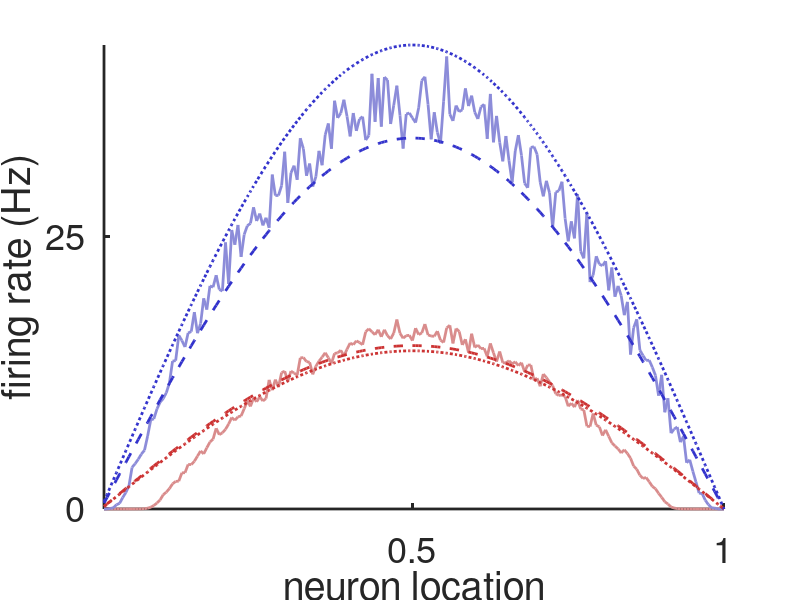
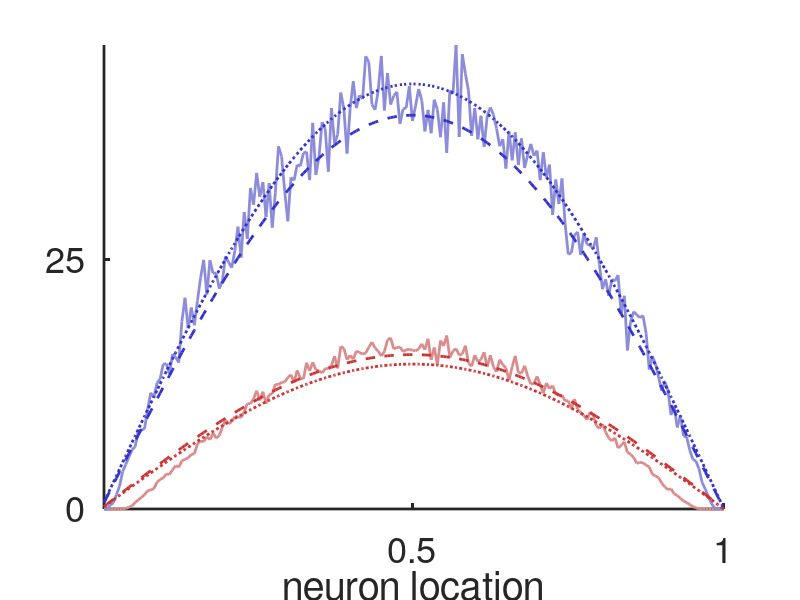
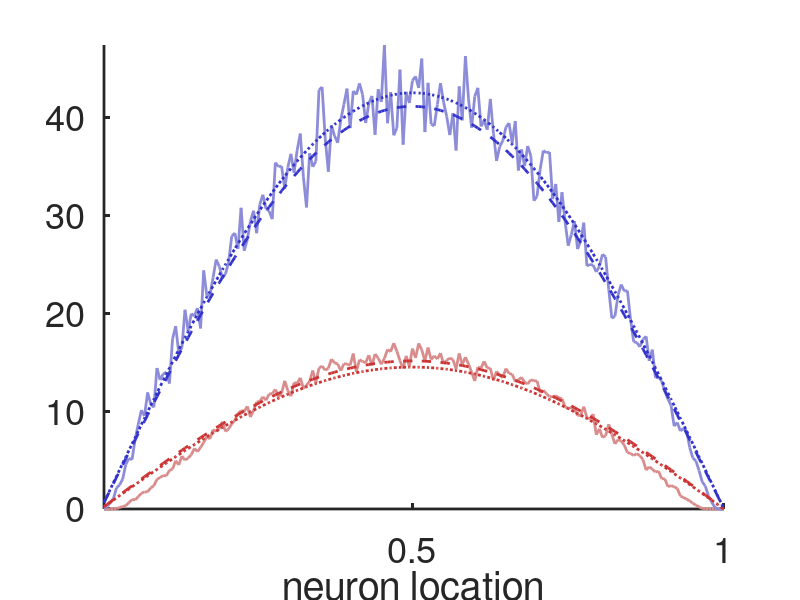
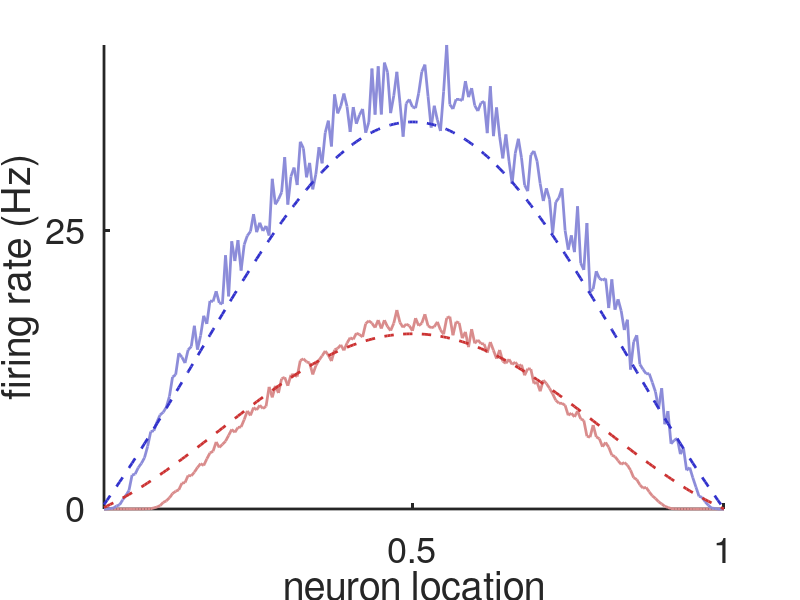

Write MATLAB code to recreate these figures, in order.

clear
close all

% Line width, font size
lw=2;
fs=26;

dosave=0;

if(dosave)
    fprintf('\nAre you sure you want to save figures?\nPress Enter for yes, quit script for no.\n\n')
    pause;
end

% Line colors
Eclr=[.8 .2 .2];
Iclr=[.2 .2 .8];
Eclr1=[.85 .55 .55];
Iclr1=[.55 .55 .85];


load RatesVsX1N1e3nt
figure
plot(xPlots{1},1000*mean(cell2mat(rSimEs')),'Color',Eclr1,'LineWidth',lw)
hold on
plot(xPlots{1},1000*mean(cell2mat(rSimIs')),'Color',Iclr1,'LineWidth',lw)
plot(xPlots{1},1000*mean(cell2mat(rWBalEs')),'--','Color',Eclr,'LineWidth',lw)
plot(xPlots{1},1000*mean(cell2mat(rWBalIs')),'--','Color',Iclr,'LineWidth',lw)
plot(xPlots{1},1000*mean(cell2mat(rBalEs')),':','Color',Eclr,'LineWidth',lw)
plot(xPlots{1},1000*mean(cell2mat(rBalIs')),':','Color',Iclr,'LineWidth',lw)
%legend('es','is''ew','iw','eb','ib')
%title('X1N5e3')
xlabel('neuron location')
ylabel(sprintf('firing rate (Hz)'))
%title('N=1E3')
axis tight
set(gca,'XTick',[0 .5 1])
set(gca,'YTick',[0 25 50])
box off
set(gca,'LineWidth',lw)
set(gca,'FontSize',fs)
temp=get(gcf,'Position');
temp(3:4)=[570 400]*.9;
set(gcf,'Position',temp)

if(dosave)
    saveas(gcf,'RatesVsX1N1e3','epsc')
end

load RatesVsX1N5e3nt
figure
plot(xPlots{1},1000*mean(cell2mat(rSimEs')),'Color',Eclr1,'LineWidth',lw)
hold on
plot(xPlots{1},1000*mean(cell2mat(rSimIs')),'Color',Iclr1,'LineWidth',lw)
plot(xPlots{1},1000*mean(cell2mat(rWBalEs')),'--','Color',Eclr,'LineWidth',lw)
plot(xPlots{1},1000*mean(cell2mat(rWBalIs')),'--','Color',Iclr,'LineWidth',lw)
plot(xPlots{1},1000*mean(cell2mat(rBalEs')),':','Color',Eclr,'LineWidth',lw)
plot(xPlots{1},1000*mean(cell2mat(rBalIs')),':','Color',Iclr,'LineWidth',lw)
%legend('es','is''ew','iw','eb','ib')
%title('X1N5e3')
xlabel('neuron location')
ylabel(sprintf(' '))
axis tight
set(gca,'XTick',[0 .5 1])
set(gca,'YTick',[0 25 50])
box off
set(gca,'LineWidth',lw)
set(gca,'FontSize',fs)
temp=get(gcf,'Position');
temp(3:4)=[570 400]*.9;
set(gcf,'Position',temp)

if(dosave)
    saveas(gcf,'RatesVsX1N5e3','epsc')
end



load RatesVsX1N2e4nt
figure
plot(xPlots{1},1000*mean(cell2mat(rSimEs')),'Color',Eclr1,'LineWidth',lw)
hold on
plot(xPlots{1},1000*mean(cell2mat(rSimIs')),'Color',Iclr1,'LineWidth',lw)
plot(xPlots{1},1000*mean(cell2mat(rWBalEs')),'--','Color',Eclr,'LineWidth',lw)
plot(xPlots{1},1000*mean(cell2mat(rWBalIs')),'--','Color',Iclr,'LineWidth',lw)
plot(xPlots{1},1000*mean(cell2mat(rBalEs')),':','Color',Eclr,'LineWidth',lw)
plot(xPlots{1},1000*mean(cell2mat(rBalIs')),':','Color',Iclr,'LineWidth',lw)
%legend('es','is''ew','iw','eb','ib')
%title('X1N5e3')
xlabel('neuron location')
ylabel(sprintf(' '))
axis tight
set(gca,'XTick',[0 .5 1])
%set(gca,'YTick',[0 25 50])
box off
set(gca,'LineWidth',lw)
set(gca,'FontSize',fs)
temp=get(gcf,'Position');
temp(3:4)=[570 400]*.9;
set(gcf,'Position',temp)

if(dosave)
    saveas(gcf,'RatesVsX1N2e4','epsc')
end



%%%%%

load RatesVsX2N1e3nt
figure
plot(xPlots{1},1000*mean(cell2mat(rSimEs')),'Color',Eclr1,'LineWidth',lw)
hold on
plot(xPlots{1},1000*mean(cell2mat(rSimIs')),'Color',Iclr1,'LineWidth',lw)
plot(xPlots{1},1000*mean(cell2mat(rWBalEs')),'--','Color',Eclr,'LineWidth',lw)
plot(xPlots{1},1000*mean(cell2mat(rWBalIs')),'--','Color',Iclr,'LineWidth',lw)
plot(xPlots{1},1000*mean(cell2mat(rBalEs')),':','Color',Eclr,'LineWidth',lw)
plot(xPlots{1},1000*mean(cell2mat(rBalIs')),':','Color',Iclr,'LineWidth',lw)
%legend('es','is''ew','iw','eb','ib')
%title('X1N5e3')
xlabel('neuron location')
ylabel(sprintf('firing rate (Hz)'))
axis tight
set(gca,'XTick',[0 .5 1])
set(gca,'YTick',[0 25 50])
box off
set(gca,'LineWidth',lw)
set(gca,'FontSize',fs)
temp=get(gcf,'Position');
temp(3:4)=[570 400]*.9;
set(gcf,'Position',temp)

if(dosave)
    saveas(gcf,'RatesVsX2N1e3','epsc')
end


load RatesVsX2N5e3nt
figure
plot(xPlots{1},1000*mean(cell2mat(rSimEs')),'Color',Eclr1,'LineWidth',lw)
hold on
plot(xPlots{1},1000*mean(cell2mat(rSimIs')),'Color',Iclr1,'LineWidth',lw)
plot(xPlots{1},1000*mean(cell2mat(rWBalEs')),'--','Color',Eclr,'LineWidth',lw)
plot(xPlots{1},1000*mean(cell2mat(rWBalIs')),'--','Color',Iclr,'LineWidth',lw)
plot(xPlots{1},1000*mean(cell2mat(rBalEs')),':','Color',Eclr,'LineWidth',lw)
plot(xPlots{1},1000*mean(cell2mat(rBalIs')),':','Color',Iclr,'LineWidth',lw)
%legend('es','is''ew','iw','eb','ib')
%title('X1N5e3')
xlabel('neuron location')
ylabel(sprintf(' '))
axis tight
set(gca,'XTick',[0 .5 1])
set(gca,'YTick',[0 25 50])
box off
set(gca,'LineWidth',lw)
set(gca,'FontSize',fs)
temp=get(gcf,'Position');
temp(3:4)=[570 400]*.9;
set(gcf,'Position',temp)


if(dosave)
    saveas(gcf,'RatesVsX2N5e3','epsc')
end


load RatesVsX2N2e4nt
figure
plot(xPlots{1},1000*mean(cell2mat(rSimEs')),'Color',Eclr1,'LineWidth',lw)
hold on
plot(xPlots{1},1000*mean(cell2mat(rSimIs')),'Color',Iclr1,'LineWidth',lw)
plot(xPlots{1},1000*mean(cell2mat(rWBalEs')),'--','Color',Eclr,'LineWidth',lw)
plot(xPlots{1},1000*mean(cell2mat(rWBalIs')),'--','Color',Iclr,'LineWidth',lw)
plot(xPlots{1},1000*mean(cell2mat(rBalEs')),':','Color',Eclr,'LineWidth',lw)
plot(xPlots{1},1000*mean(cell2mat(rBalIs')),':','Color',Iclr,'LineWidth',lw)
%legend('es','is''ew','iw','eb','ib')
%title('X1N5e3')
xlabel('neuron location')
ylabel(sprintf(' '))
axis tight
set(gca,'XTick',[0 .5 1])
set(gca,'YTick',[0 25 50])
box off
set(gca,'LineWidth',lw)
set(gca,'FontSize',fs)
temp=get(gcf,'Position');
temp(3:4)=[570 400]*.9;
set(gcf,'Position',temp)



if(dosave)
    saveas(gcf,'RatesVsX2N2e4','epsc')
end

%%%%%
load RatesVsX4N1e3nt
figure
plot(xPlots{1},1000*mean(cell2mat(rSimEs')),'Color',Eclr1,'LineWidth',lw)
hold on
plot(xPlots{1},1000*mean(cell2mat(rSimIs')),'Color',Iclr1,'LineWidth',lw)
plot(xPlots{1},1000*mean(cell2mat(rWBalEs')),'--','Color',Eclr,'LineWidth',lw)
plot(xPlots{1},1000*mean(cell2mat(rWBalIs')),'--','Color',Iclr,'LineWidth',lw)
plot(xPlots{1},1000*mean(cell2mat(rBalEs')),':','Color',Eclr,'LineWidth',lw)
plot(xPlots{1},1000*mean(cell2mat(rBalIs')),':','Color',Iclr,'LineWidth',lw)
%legend('es','is''ew','iw','eb','ib')
%title('X1N5e3')
xlabel('neuron location')
ylabel(sprintf('firing rate (Hz)'))
axis tight
set(gca,'XTick',[0 .5 1])
set(gca,'YTick',[0 25 50])
box off
set(gca,'LineWidth',lw)
set(gca,'FontSize',fs)
temp=get(gcf,'Position');
temp(3:4)=[570 400]*.9;
set(gcf,'Position',temp)


if(dosave)
    saveas(gcf,'RatesVsX4N1e3','epsc')
end


load RatesVsX4N5e3nt
figure
plot(xPlots{1},1000*mean(cell2mat(rSimEs')),'Color',Eclr1,'LineWidth',lw)
hold on
plot(xPlots{1},1000*mean(cell2mat(rSimIs')),'Color',Iclr1,'LineWidth',lw)
plot(xPlots{1},1000*mean(cell2mat(rWBalEs')),'--','Color',Eclr,'LineWidth',lw)
plot(xPlots{1},1000*mean(cell2mat(rWBalIs')),'--','Color',Iclr,'LineWidth',lw)
plot(xPlots{1},1000*mean(cell2mat(rBalEs')),':','Color',Eclr,'LineWidth',lw)
plot(xPlots{1},1000*mean(cell2mat(rBalIs')),':','Color',Iclr,'LineWidth',lw)
%legend('es','is''ew','iw','eb','ib')
%title('X1N5e3')
xlabel('neuron location')
ylabel(sprintf(' '))
axis tight
set(gca,'XTick',[0 .5 1])
set(gca,'YTick',[0 25 50])
box off
set(gca,'LineWidth',lw)
set(gca,'FontSize',fs)
temp=get(gcf,'Position');
temp(3:4)=[570 400]*.9;
set(gcf,'Position',temp)

if(dosave)
    saveas(gcf,'RatesVsX4N5e3','epsc')
end



load RatesVsX4N2e4nt
figure
plot(xPlots{1},1000*mean(cell2mat(rSimEs')),'Color',Eclr1,'LineWidth',lw)
hold on
plot(xPlots{1},1000*mean(cell2mat(rSimIs')),'Color',Iclr1,'LineWidth',lw)
plot(xPlots{1},1000*mean(cell2mat(rWBalEs')),'--','Color',Eclr,'LineWidth',lw)
plot(xPlots{1},1000*mean(cell2mat(rWBalIs')),'--','Color',Iclr,'LineWidth',lw)
plot(xPlots{1},1000*mean(cell2mat(rBalEs')),':','Color',Eclr,'LineWidth',lw)
plot(xPlots{1},1000*mean(cell2mat(rBalIs')),':','Color',Iclr,'LineWidth',lw)
%legend('es','is''ew','iw','eb','ib')
%title('X1N5e3')
xlabel('neuron location')
ylabel(sprintf(' '))
axis tight
set(gca,'XTick',[0 .5 1])
set(gca,'YTick',[0 25 50])
box off
set(gca,'LineWidth',lw)
set(gca,'FontSize',fs)
temp=get(gcf,'Position');
temp(3:4)=[570 400]*.9;
set(gcf,'Position',temp)

if(dosave)
    saveas(gcf,'RatesVsX4N2e4','epsc')
end


